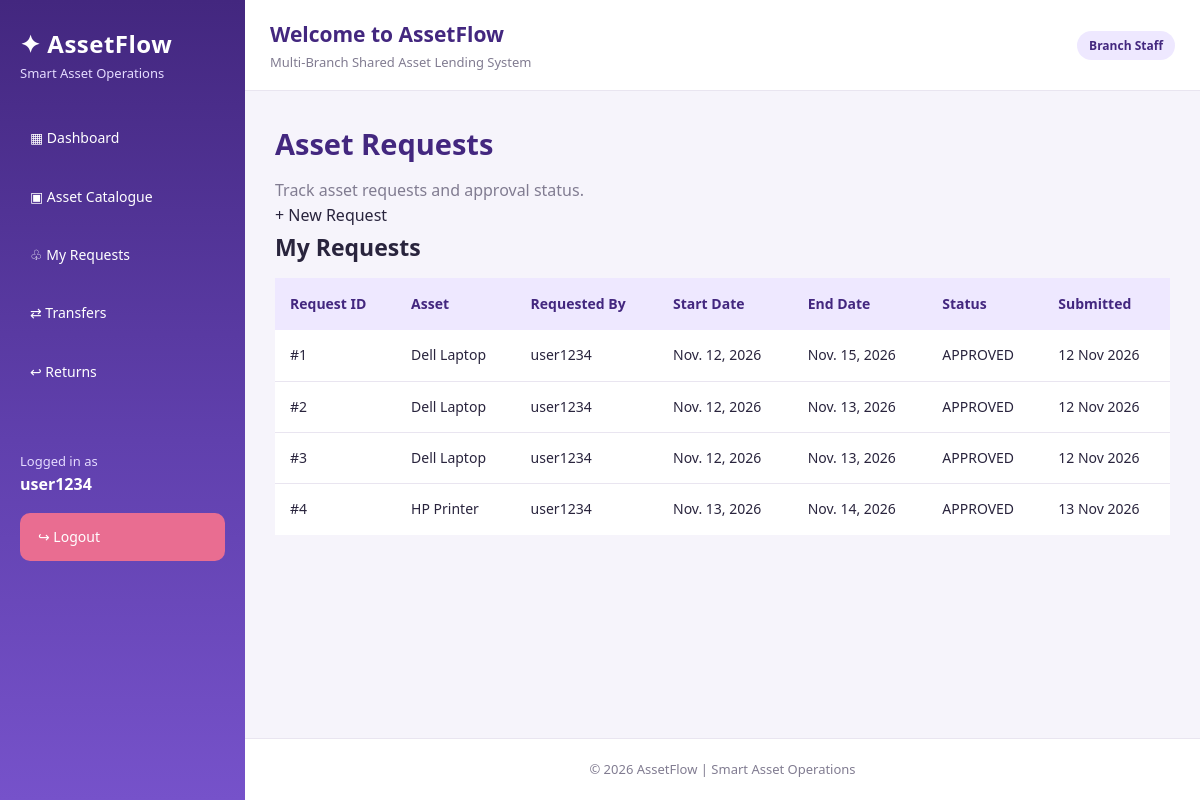
Screenshot of /requests/ (signed in) with the database file from the repository.
### myapp/models.py (models this page shows, shortened)
class UserProfile(models.Model):
    ROLE_CHOICES = [
        ("ADMIN", "Admin"),
        ("MANAGER", "Manager"),
        ("STAFF", "Branch Staff"),
    ]
    user = models.OneToOneField(
        settings.AUTH_USER_MODEL,
        on_delete=models.CASCADE,
        related_name="profile"
    )
    role = models.CharField(
        max_length=10,
        choices=ROLE_CHOICES,
        default="STAFF"
    )
    branch = models.ForeignKey(
        Branch,
        on_delete=models.SET_NULL,
        null=True,
        blank=True
    )

class LoanRequest(models.Model):
    STATUS_CHOICES = [
        ("PENDING", "Pending"),
        ("APPROVED", "Approved"),
        ("REJECTED", "Rejected"),
    ]
    asset = models.ForeignKey(
        Asset,
        on_delete=models.PROTECT
    )
    requested_by = models.ForeignKey(
        settings.AUTH_USER_MODEL,
        on_delete=models.PROTECT,
        related_name="asset_requests"
    )
    start_date = models.DateField()
    end_date = models.DateField()
    purpose = models.TextField()
    status = models.CharField(
        max_length=10,
        choices=STATUS_CHOICES,
        default="PENDING"
    )
    reviewed_by = models.ForeignKey(
        settings.AUTH_USER_MODEL,
        on_delete=models.SET_NULL,
        null=True,
        blank=True,
        related_name="reviewed_requests"
    )
    reviewed_at = models.DateTimeField(
        null=True,
        blank=True
    )
    created_at = models.DateTimeField(auto_now_add=True)

class Asset(models.Model):
    STATUS_CHOICES = [
        ("AVAILABLE", "Available"),
        ("BORROWED", "Borrowed"),
        ("IN_TRANSFER", "In Transfer"),
        ("MAINTENANCE", "Maintenance"),
    ]
    CONDITION_CHOICES = [
        ("NEW", "New"),
        ("GOOD", "Good"),
        ("DAMAGED", "Damaged"),
        ("UNDER_MAINTENANCE", "Under Maintenance"),
    ]
    asset_code = models.CharField(
        max_length=30,
        unique=True
    )
    name = models.CharField(max_length=150)
    category = models.ForeignKey(
        Category,
        on_delete=models.PROTECT
    )
    branch = models.ForeignKey(
        Branch,
        on_delete=models.PROTECT
    )
    owner = models.CharField(
        max_length=150,
        blank=True
    )
    condition = models.CharField(
        max_length=25,
        choices=CONDITION_CHOICES,
        default="GOOD"
    )
    status = models.CharField(
        max_length=15,
        choices=STATUS_CHOICES,
        default="AVAILABLE"
    )
    description = models.TextField(blank=True)
    created_at = models.DateTimeField(auto_now_add=True)

### myapp/views.py (the view)
# urls.py: path("requests/", views.requests_page, name="requests"),
@login_required
def requests_page(request):
    if current_role(request.user) == "STAFF":
        request_list = LoanRequest.objects.filter(
            requested_by=request.user
        ).select_related(
            "asset",
            "requested_by"
        )
    else:
        request_list = LoanRequest.objects.all().select_related(
            "asset",
            "requested_by"
        )
    return render(
        request,
        "myapp/requests.html",
        {
            "requests": request_list
        }
    )

### myapp/views.py (called while the page is built)
def current_role(user):
    if not user.is_authenticated:
        return ""
    if user.is_superuser:
        return "ADMIN"
    try:
        return user.profile.role
    except UserProfile.DoesNotExist:
        return ""

### myapp/templates/myapp/requests.html (shortened to what this page needs)
{% extends 'myapp/base.html' %}
{% block content %}
<div class="page-header">
    <div>
        <h1>Asset Requests</h1>
        <p>Track asset requests and approval status.</p>
    </div>
    <a href="{% url 'request_create' %}" class="primary-button">+ New Request</a>
</div>
<div class="content-card">
    <h2>{% if user_role == "ADMIN" %}All Requests{% else %}My Requests{% endif %}</h2>
    <div class="table-wrapper">
        <table>
            <thead>
                <tr>
                    <th>Request ID</th>
                    <th>Asset</th>
                    <th>Requested By</th>
                    <th>Start Date</th>
                    <th>End Date</th>
                    <th>Status</th>
                    <th>Submitted</th>
                </tr>
            </thead>
            <tbody>
                {% for item in requests %}
                <tr>
                    <td>#{{ item.id }}</td>
                    <td>{{ item.asset.name }}</td>
                    <td>{{ item.requested_by.username }}</td>
                    <td>{{ item.start_date }}</td>
                    <td>{{ item.end_date }}</td>
                    <td><span class="status-badge">{{ item.status }}</span></td>
                    <td>{{ item.created_at|date:"d M Y" }}</td>
                </tr>
                {% empty %}
                <tr><td colspan="7" class="empty-state">No requests available.</td></tr>
                {% endfor %}
            </tbody>
        </table>
    </div>
</div>
{% endblock %}

### myapp/templates/myapp/base.html (shortened to what this page needs)
{% load static %}
<!DOCTYPE html>
<html lang="en">
<head>
    <link rel="stylesheet" href="{% static 'myapp/css/style.css' %}">
</head>
<body>
{% if user.is_authenticated %}
<div class="app-layout">
    <aside class="sidebar">
        <div style="padding:25px 20px;">
            <h2 style="color:white; margin:0;">✦ AssetFlow</h2>
            <p style="color:#e5dcff; font-size:13px;">
                Smart Asset Operations
            </p>
        </div>
        <nav>
            <a href="{% url 'dashboard' %}">▦ Dashboard</a>
            <a href="{% url 'assets' %}">▣ Asset Catalogue</a>
            {% if user.is_superuser or user.profile.role == "ADMIN" %}
                <a href="{% url 'requests' %}">♧ All Requests</a>
                <a href="{% url 'approvals' %}">✓ Approvals</a>
                <a href="{% url 'transfers' %}">⇄ Transfers</a>
                <a href="{% url 'returns' %}">↩ Returns</a>
                <a href="{% url 'branches' %}">⌂ Branch Management</a>
                <a href="{% url 'reports' %}">▤ Reports</a>
            {% elif user.profile.role == "STAFF" %}
                <a href="{% url 'requests' %}">♧ My Requests</a>
                <a href="{% url 'transfers' %}">⇄ Transfers</a>
                <a href="{% url 'returns' %}">↩ Returns</a>
            {% endif %}
        </nav>
        <div style="padding:20px; margin-top:30px;">
            <p style="color:#e5dcff; font-size:13px;">
                Logged in as
            </p>
            <strong style="color:white;">
                {{ user.username }}
            </strong>
            <a href="{% url 'logout' %}"
               style="background:#e96d91; margin:15px 0 0;">
                ↪ Logout
            </a>
        </div>
    </aside>
    <div class="main-area">
        <header class="topbar">
            <div>
                <h2 style="margin:0;">Welcome to AssetFlow</h2>
                <p style="margin:0;">
                    Multi-Branch Shared Asset Lending System
                </p>
            </div>
            <div>
                <span class="badge">
                    {% if user.is_superuser %}
                        Admin
                    {% else %}
                        {{ user.profile.get_role_display }}
                    {% endif %}
                </span>
            </div>
        </header>
        <main class="main-content">
            {% block content %}{% endblock %}
        </main>
        <footer style="text-align:center; padding:20px; color:#817c91;">
            © {% now "Y" %} AssetFlow | Smart Asset Operations
        </footer>
    </div>
</div>
{% else %}
    {% block public_content %}{% endblock %}
{% endif %}
</body>
</html>

### myapp/static/myapp/css/style.css (style rules this page uses)
:root { --purple: #6842c2; --purple-dark: #43277f; --purple-light: #eee8ff; --teal: #16a69a; --teal-light: #e0f7f4; --orange: #f39a42; --orange-light: #fff0dc; --pink: #e96d91; --pink-light: #ffe6ee; --green: #219b68; --green-light: #dcf7e9; --red: #df5260; --red-light: #ffe3e7; --background: #f6f4fb; --white: #ffffff; --text: #29243d; --muted: #817c91; --border: #e9e5f0; --shadow: 0 8px 25px rgba(65, 44, 110, 0.08); --radius: 15px; }
* { margin: 0; padding: 0; box-sizing: border-box; }
html { scroll-behavior: smooth; }
body { font-family: "Segoe UI", Arial, sans-serif; background: var(--background); color: var(--text); line-height: 1.6; }
a { text-decoration: none; color: inherit; }
.app-layout { display: flex; min-height: 100vh; }
.main-area { flex: 1; min-width: 0; display: flex; flex-direction: column; }
.main-content { padding: 30px; flex: 1; }
.sidebar, .navigation { width: 245px; flex-shrink: 0; min-height: 100vh; background: linear-gradient( 180deg, #43277f 0%, #6040ad 55%, #7652ca 100% ); color: white; }
.sidebar h2 { color: white; font-size: 24px; letter-spacing: 0.5px; }
.sidebar p { color: #e5dcff; }
.sidebar nav, .navigation { display: flex; flex-direction: column; }
.sidebar a, .navigation a { display: block; padding: 13px 18px; margin: 5px 12px; border-radius: 10px; color: white; font-size: 14px; transition: all 0.25s ease; }
.topbar, header { background: var(--white); padding: 18px 25px; border-bottom: 1px solid var(--border); }
.topbar { display: flex; justify-content: space-between; align-items: center; gap: 15px; flex-wrap: wrap; }
.topbar h2 { color: var(--purple-dark); font-size: 21px; margin: 0; }
.topbar p { color: var(--muted); font-size: 13px; }
h1 { font-size: 29px; color: var(--purple-dark); margin-bottom: 10px; }
h2 { font-size: 23px; margin-bottom: 12px; }
p { color: var(--muted); }
table { width: 100%; border-collapse: collapse; background: white; }
th { background: var(--purple-light); color: var(--purple-dark); text-align: left; padding: 15px; font-size: 14px; }
td { padding: 14px 15px; border-bottom: 1px solid var(--border); font-size: 14px; }
tr:last-child td { border-bottom: none; }
.badge, .status { display: inline-block; padding: 5px 12px; border-radius: 20px; font-size: 12px; font-weight: 700; background: var(--purple-light); color: var(--purple-dark); }
footer { background: white; border-top: 1px solid var(--border); padding: 20px; text-align: center; color: var(--muted); font-size: 13px; }

### rows the page displays
LoanRequest: id "1", asset.name "Dell Laptop", requested_by.username "user1234", start_date "Nov. 12, 2026", end_date "Nov. 15, 2026", status "APPROVED", created_at "12 Nov 2026"
LoanRequest: id "2", asset.name "Dell Laptop", requested_by.username "user1234", start_date "Nov. 12, 2026", end_date "Nov. 13, 2026", status "APPROVED", created_at "12 Nov 2026"
LoanRequest: id "3", asset.name "Dell Laptop", requested_by.username "user1234", start_date "Nov. 12, 2026", end_date "Nov. 13, 2026", status "APPROVED", created_at "12 Nov 2026"
LoanRequest: id "4", asset.name "HP Printer", requested_by.username "user1234", start_date "Nov. 13, 2026", end_date "Nov. 14, 2026", status "APPROVED", created_at "13 Nov 2026"

### other values shown
{{ user.username }} "user1234"
{{ user.profile.get_role_display }} "Branch Staff"
